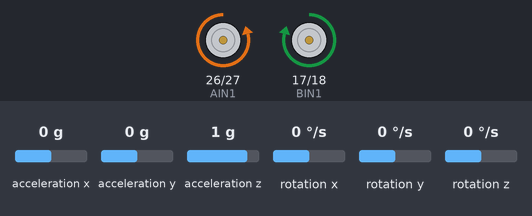
This sketch was run on a simulated ESP32. Shown: motor-driver pin pairs drawn as motors (green arrow = first pin HIGH = forward, orange = second pin HIGH = backward, longer = more drive, scaled by the enable pin). Inputs (shaded band) come from the test bench; at power-on: acceleration z 1 g, acceleration y 0 g, acceleration x 0 g, rotation x 0 °/s, rotation y 0 °/s, rotation z 0 °/s. What the sketch prints to the serial monitor is not drawn.

Above: at 4.0 s.
4.1 s: acceleration z set to 0.1 g
5.6 s: acceleration z set to -0.2 g
At 6.9 s:
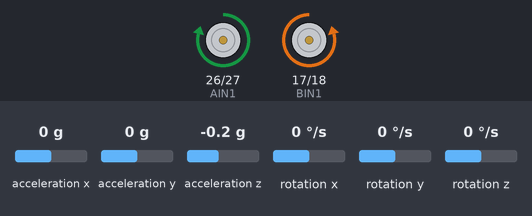
7.2 s: acceleration y set to -1.4 g
At 8.4 s:
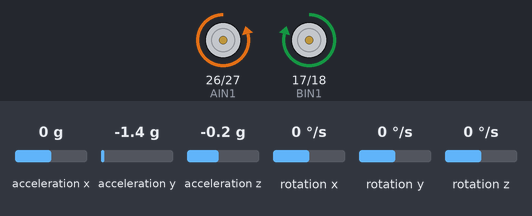
8.7 s: acceleration y set to -0.2 g
10.2 s: acceleration y set to 0.1 g
At 11.4 s:
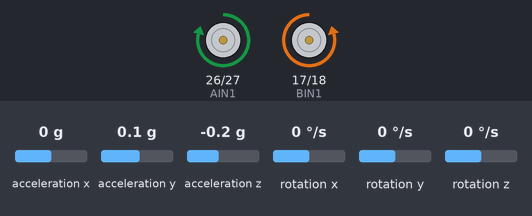
Timing chart, 0 to 12.9 s (numbered marks = the images above; inputs shaded):
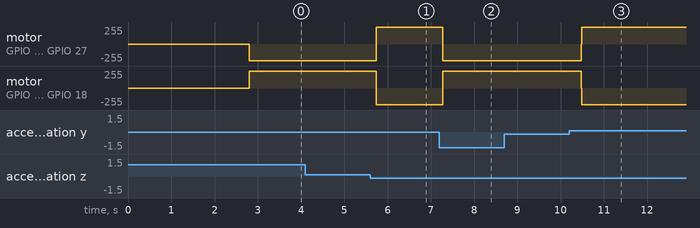

Measured:
- the behaviour switches between 0 and -0.1 g on acceleration z (found by bisection; images 0 and 1)
- the behaviour switches between -0.1 and 0 g on acceleration y (found by bisection; images 2 and 3)
- after the input at 5.6 s, motor on GPIO 26 (AIN1) / GPIO 27 (AIN2): backward 249/255 → forward 249/255 after 0.14 s; motor on GPIO 17 (BIN1) / GPIO 18 (BIN2): forward 249/255 → backward 249/255 after 0.14 s
- after the input at 7.2 s, motor on GPIO 26 (AIN1) / GPIO 27 (AIN2): forward 249/255 → backward 249/255 after 0.07 s; motor on GPIO 17 (BIN1) / GPIO 18 (BIN2): backward 249/255 → forward 249/255 after 0.07 s
- after the input at 10.2 s, motor on GPIO 26 (AIN1) / GPIO 27 (AIN2): backward 249/255 → forward 249/255 after 0.28 s; motor on GPIO 17 (BIN1) / GPIO 18 (BIN2): forward 249/255 → backward 249/255 after 0.28 s

The sketch:

self_balance_2.ino
```cpp
#include <Wire.h>
#include <MPU6050.h>   // Use the "MPU6050 by Electronic Cats" or "MPU6050" library

MPU6050 mpu;

// --- Motor A pins ---
#define PWMA  25
#define AIN1  26
#define AIN2  27

// --- Motor B pins (direction inverted in software) ---
#define PWMB  16
#define BIN1  17
#define BIN2  18

// --- Tuning ---
#define SETPOINT     90.0   // Upright angle in degrees (from prototype 1)
#define DEADBAND      2.0   // Degrees of tilt before motors activate
#define MOTOR_SPEED  250     // Fixed speed 0–255 for this test

// --- Complementary filter state ---
float pitch = 0.0;
unsigned long lastTime = 0;
const float ALPHA = 0.98;   // Gyro trust weight

// --- Gyro calibration offsets (from prototype 1 — re-measure if needed) ---
float gyroX_offset = 0.0;

void setup() {
  Serial.begin(115200);
  Wire.begin();
  mpu.initialize();

  if (!mpu.testConnection()) {
    Serial.println("MPU6050 connection FAILED");
    while (true);
  }
  Serial.println("MPU6050 OK");

  // Motor pin setup
  ledcAttach(PWMA, 1000, 8);   // 1kHz, 8-bit (0–255)
  ledcAttach(PWMB, 1000, 8);

  pinMode(AIN1, OUTPUT);
  pinMode(AIN2, OUTPUT);
  pinMode(BIN1, OUTPUT);
  pinMode(BIN2, OUTPUT);

  stopMotors();

  // Gyro calibration: average 500 samples at rest
  Serial.println("Calibrating gyro — hold robot STILL...");
  long sum = 0;
  for (int i = 0; i < 500; i++) {
    int16_t ax, ay, az, gx, gy, gz;
    mpu.getMotion6(&ax, &ay, &az, &gx, &gy, &gz);
    sum += gx;
    delay(2);
  }
  gyroX_offset = sum / 500.0;
  Serial.print("Gyro offset: ");
  Serial.println(gyroX_offset);

  // Seed pitch from accelerometer
  int16_t ax, ay, az, gx, gy, gz;
  mpu.getMotion6(&ax, &ay, &az, &gx, &gy, &gz);
  pitch = atan2((float)ay, (float)az) * 180.0 / PI;

  lastTime = micros();
  Serial.println("Ready. Tilt the robot to test motors.");
}

void loop() {
  // --- 1. Read IMU ---
  int16_t ax, ay, az, gx, gy, gz;
  mpu.getMotion6(&ax, &ay, &az, &gx, &gy, &gz);

  unsigned long now = micros();
  float dt = (now - lastTime) / 1e6;
  lastTime = now;

  float gyroRate = ((float)gx - gyroX_offset) / 131.0; // deg/s
  float accelPitch = atan2((float)ay, (float)az) * 180.0 / PI;

  pitch = ALPHA * (pitch + gyroRate * dt) + (1.0 - ALPHA) * accelPitch;

  // --- 2. Print angle ---
  Serial.println(pitch);

  // --- 3. Drive motors based on tilt ---
  float error = pitch - SETPOINT;

  if (error > DEADBAND) {
    // Tilting forward → drive forward
    driveMotors(MOTOR_SPEED, MOTOR_SPEED);
  } else if (error < -DEADBAND) {
    // Tilting backward → drive backward
    driveMotors(-MOTOR_SPEED, -MOTOR_SPEED);
  } else {
    stopMotors();
  }

  // No delay() here — loop runs as fast as possible
}

// Positive speed = forward, negative = backward
void driveMotors(int speedA, int speedB) {
  // Motor A
  if (speedA >= 0) {
    digitalWrite(AIN1, HIGH);
    digitalWrite(AIN2, LOW);
  } else {
    digitalWrite(AIN1, LOW);
    digitalWrite(AIN2, HIGH);
    speedA = -speedA;
  }
  ledcWrite(PWMA, speedA);

  // Motor B — direction inverted
  if (speedB >= 0) {
    digitalWrite(BIN1, LOW);   // swapped
    digitalWrite(BIN2, HIGH);
  } else {
    digitalWrite(BIN1, HIGH);  // swapped
    digitalWrite(BIN2, LOW);
    speedB = -speedB;
  }
  ledcWrite(PWMB, speedB);
}

void stopMotors() {
  digitalWrite(AIN1, LOW);
  digitalWrite(AIN2, LOW);
  digitalWrite(BIN1, LOW);
  digitalWrite(BIN2, LOW);
  ledcWrite(PWMA, 0);
  ledcWrite(PWMB, 0);
}
```
